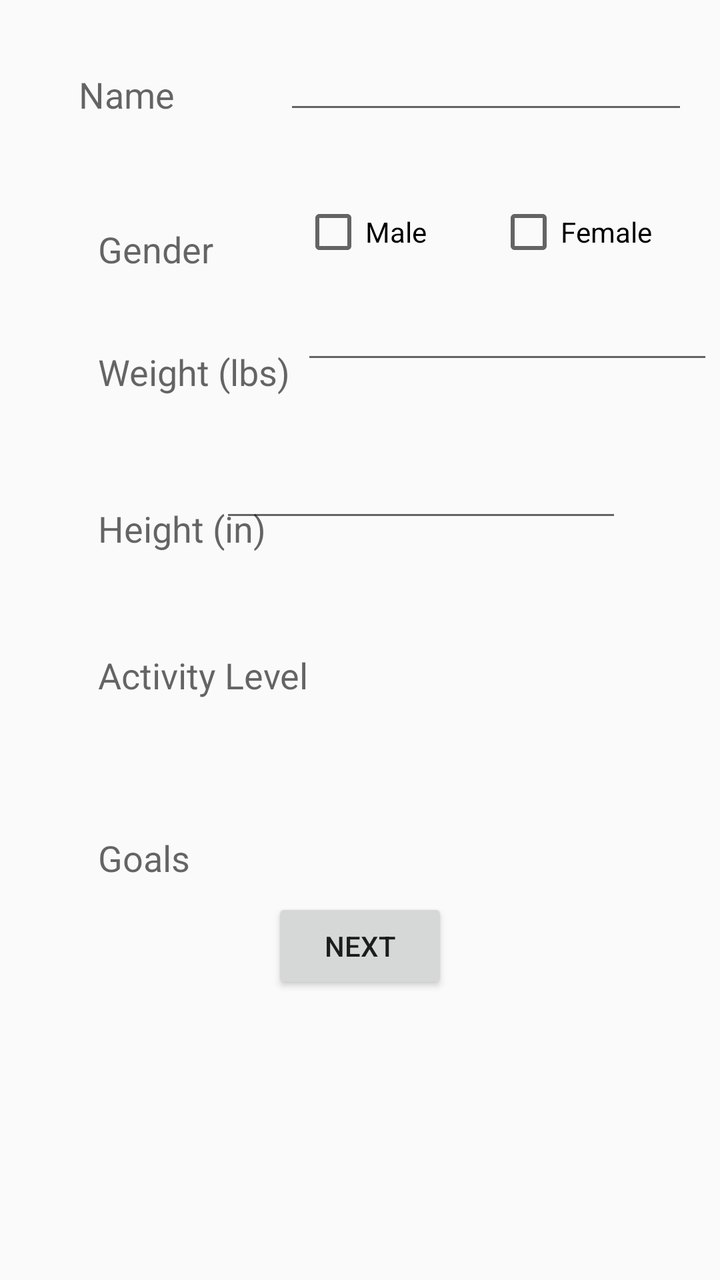
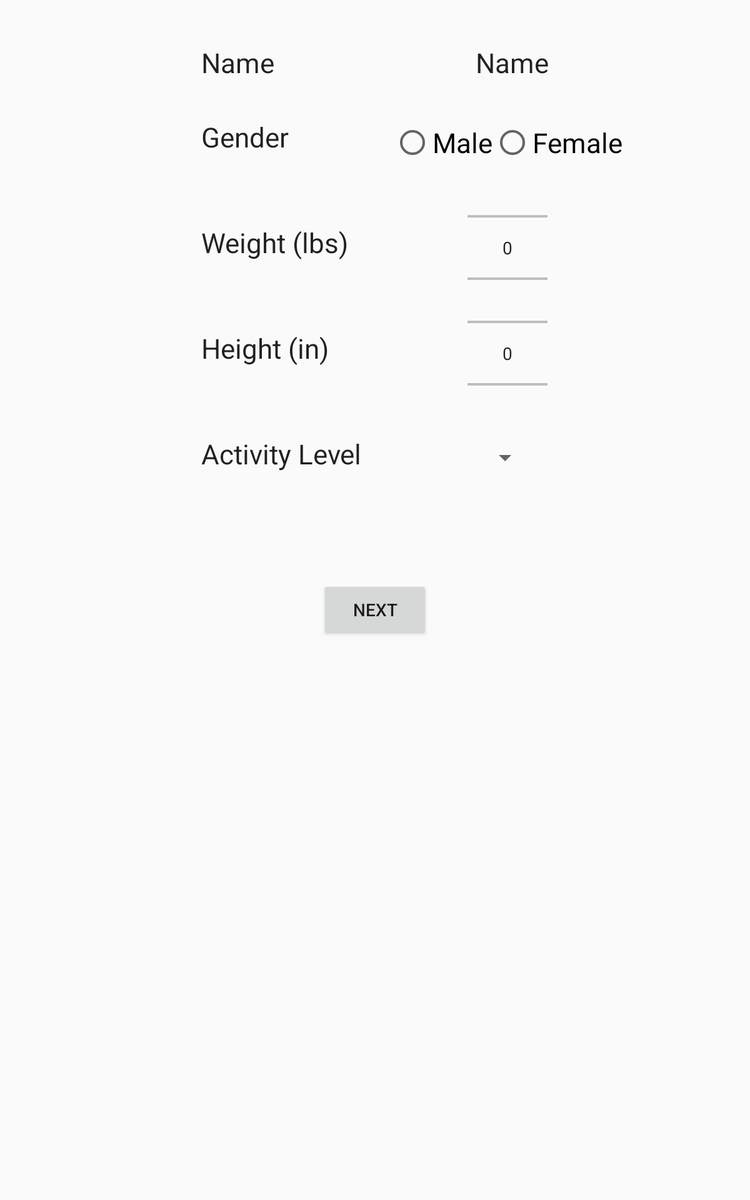

The same Android screen from two of the app's own layout files: first res/layout/ as a phone draws it, then the repository's variant for another configuration, drawn on a device whose configuration selects that folder. Both files follow.
<!-- AndroidManifest.xml: application theme AppTheme -->
<!-- res/layout/fragment_bio.xml -->
<?xml version="1.0" encoding="utf-8"?>
<android.support.constraint.ConstraintLayout xmlns:android="http://schemas.android.com/apk/res/android"
    xmlns:app="http://schemas.android.com/apk/res-auto"
    xmlns:tools="http://schemas.android.com/tools"
    android:orientation="vertical" android:layout_width="match_parent"
    android:layout_height="match_parent">

    <TextView
        android:layout_width="wrap_content"
        android:layout_height="wrap_content"
        android:text="@string/name"
        android:textAppearance="@android:style/TextAppearance.Material.Medium"
        android:id="@+id/textView4"
        android:layout_marginLeft="8dp"
        app:layout_constraintLeft_toLeftOf="parent"
        app:layout_constraintRight_toLeftOf="@+id/editText2"
        android:layout_marginRight="8dp"
        app:layout_constraintTop_toTopOf="parent"
        android:layout_marginTop="35dp"
        app:layout_constraintHorizontal_bias="0.401" />

    <EditText
        android:layout_width="202dp"
        android:layout_height="27dp"
        android:id="@+id/editText2"
        android:layout_marginRight="16dp"
        app:layout_constraintRight_toRightOf="parent"
        android:layout_marginTop="35dp"
        app:layout_constraintTop_toTopOf="parent" />

    <TextView
        android:layout_width="wrap_content"
        android:layout_height="wrap_content"
        android:textAppearance="@android:style/TextAppearance.Material.Medium"
        android:text="@string/gender"
        android:id="@+id/textView"
        android:layout_marginTop="53dp"
        app:layout_constraintTop_toBottomOf="@+id/textView4"
        android:layout_marginLeft="49dp"
        app:layout_constraintLeft_toLeftOf="parent" />
    <TextView
        android:layout_width="wrap_content"
        android:layout_height="wrap_content"
        android:textAppearance="@android:style/TextAppearance.Material.Medium"
        android:text="@string/weight"
        android:id="@+id/textView2"
        android:layout_marginTop="37dp"
        app:layout_constraintTop_toBottomOf="@+id/textView"
        android:layout_marginLeft="49dp"
        app:layout_constraintLeft_toLeftOf="parent" />
    <TextView
        android:layout_width="wrap_content"
        android:layout_height="wrap_content"
        android:textAppearance="@android:style/TextAppearance.Material.Medium"
        android:text="@string/height"
        android:id="@+id/textView5"
        android:layout_marginTop="54dp"
        app:layout_constraintTop_toBottomOf="@+id/textView2"
        android:layout_marginLeft="49dp"
        app:layout_constraintLeft_toLeftOf="parent"
        app:layout_constraintRight_toLeftOf="@+id/editText3"
        android:layout_marginRight="8dp"
        app:layout_constraintHorizontal_bias="0.0" />

    <TextView
        android:layout_width="wrap_content"
        android:layout_height="wrap_content"
        android:textAppearance="@android:style/TextAppearance.Material.Medium"
        android:text="@string/activity_levels"
        android:id="@+id/textView3"
        android:layout_marginTop="49dp"
        app:layout_constraintTop_toBottomOf="@+id/textView5"
        android:layout_marginLeft="49dp"
        app:layout_constraintLeft_toLeftOf="parent" />

    <TextView
        android:layout_width="wrap_content"
        android:layout_height="wrap_content"
        android:textAppearance="@android:style/TextAppearance.Material.Medium"
        android:text="@string/goals"
        android:id="@+id/textView6"
        android:layout_marginTop="67dp"
        app:layout_constraintTop_toBottomOf="@+id/textView3"
        android:layout_marginLeft="49dp"
        app:layout_constraintLeft_toLeftOf="parent" />

    <CheckBox
        android:id="@+id/checkBox"
        android:layout_width="wrap_content"
        android:layout_height="wrap_content"
        android:text="Male"
        android:layout_marginTop="38dp"
        app:layout_constraintTop_toBottomOf="@+id/editText2"
        app:layout_constraintRight_toLeftOf="@+id/checkBox2"
        android:layout_marginRight="35dp" />

    <CheckBox
        android:id="@+id/checkBox2"
        android:layout_width="wrap_content"
        android:layout_height="wrap_content"
        android:text="Female"
        android:layout_marginTop="38dp"
        app:layout_constraintTop_toBottomOf="@+id/editText2"
        android:layout_marginRight="34dp"
        app:layout_constraintRight_toRightOf="parent" />

    <EditText
        android:id="@+id/editText"
        android:layout_width="206dp"
        android:layout_height="29dp"
        android:ems="10"
        android:inputType="number"
        android:layout_marginRight="8dp"
        app:layout_constraintRight_toRightOf="parent"
        android:layout_marginLeft="8dp"
        android:layout_marginTop="26dp"
        app:layout_constraintTop_toBottomOf="@+id/checkBox2"
        app:layout_constraintHorizontal_bias="0.379"
        app:layout_constraintLeft_toRightOf="@+id/textView2" />

    <EditText
        android:id="@+id/editText3"
        android:layout_width="201dp"
        android:layout_height="34dp"
        android:ems="10"
        android:inputType="number"
        android:layout_marginRight="49dp"
        app:layout_constraintRight_toRightOf="parent"
        android:layout_marginTop="45dp"
        app:layout_constraintTop_toBottomOf="@+id/editText" />

    <Button
        android:id="@+id/bNext"
        android:layout_width="wrap_content"
        android:layout_height="wrap_content"
        android:layout_marginLeft="8dp"
        android:layout_marginRight="8dp"
        android:layout_marginTop="8dp"
        android:text="@string/next"
        app:layout_constraintLeft_toLeftOf="parent"
        app:layout_constraintRight_toRightOf="parent"
        app:layout_constraintTop_toBottomOf="@+id/textView6" />


</android.support.constraint.ConstraintLayout>
<!-- resources referenced by this layout -->
<resources>
  <string name="activity_levels">Activity Level</string>
  <string name="gender">Gender</string>
  <string name="goals">Goals</string>
  <string name="height">Height (in)</string>
  <string name="name">Name</string>
  <string name="next">NEXT</string>
  <string name="weight">Weight (lbs)</string>
  <style name="AppTheme" parent="Theme.AppCompat.Light.DarkActionBar">
          
          <item name="colorPrimary">@color/colorPrimary</item>
          <item name="colorPrimaryDark">@color/colorPrimaryDark</item>
          <item name="colorAccent">@color/colorAccent</item>
          <item name="menu_colorNormal">@color/colorAccent</item>
      </style>
</resources>
<!-- res/layout-sw600dp/fragment_bio.xml (the repository's variant of the layout above) -->
<!-- drawn on a 7-inch tablet held upright -->
<?xml version="1.0" encoding="utf-8"?>
<ScrollView
    xmlns:android="http://schemas.android.com/apk/res/android"
    xmlns:app="http://schemas.android.com/apk/res-auto"
    xmlns:tools="http://schemas.android.com/tools"
    android:orientation="vertical" android:layout_width="match_parent"
    android:layout_height="match_parent">
    <android.support.constraint.ConstraintLayout
        android:layout_height="match_parent"
        android:layout_width="match_parent">

        <TextView
            android:layout_width="wrap_content"
            android:layout_height="wrap_content"
            android:text="@string/name"
            android:textAppearance="@android:style/TextAppearance.Material.Large"
            android:id="@+id/textView4"
            app:layout_constraintTop_toTopOf="parent"
            android:layout_marginTop="35dp"
            app:layout_constraintLeft_toLeftOf="parent"
            app:layout_constraintRight_toLeftOf="@+id/etFullName" />

        <TextView
            android:layout_width="wrap_content"
            android:layout_height="wrap_content"
            android:id="@+id/etFullName"
            tools:text="@string/name"
            android:textAppearance="@android:style/TextAppearance.Material.Large"
            app:layout_constraintTop_toTopOf="@+id/textView4"
            android:layout_marginTop="8dp"
            app:layout_constraintBottom_toBottomOf="@+id/textView4"
            app:layout_constraintRight_toRightOf="parent"
            app:layout_constraintVertical_bias="1.0"
            app:layout_constraintLeft_toRightOf="@+id/textView4" />

        <TextView
            android:layout_width="wrap_content"
            android:layout_height="wrap_content"
            android:textAppearance="@android:style/TextAppearance.Material.Large"
            android:text="@string/gender"
            android:id="@+id/textView"
            android:layout_marginTop="30dp"
            app:layout_constraintTop_toBottomOf="@+id/textView4"
            app:layout_constraintLeft_toLeftOf="@+id/textView4" />

        <TextView
            android:layout_width="wrap_content"
            android:layout_height="wrap_content"
            android:textAppearance="@android:style/TextAppearance.Material.Large"
            android:text="@string/weight"
            android:id="@+id/textView2"
            android:layout_marginTop="55dp"
            app:layout_constraintTop_toBottomOf="@+id/textView"
            app:layout_constraintLeft_toLeftOf="@+id/textView" />
        <NumberPicker
            android:layout_width="wrap_content"
            android:layout_height="70dp"
            android:theme="@style/NumberPickerText"
            android:id="@+id/npBioWeight"
            app:layout_constraintTop_toTopOf="@+id/textView2"
            android:layout_marginTop="8dp"
            app:layout_constraintBottom_toBottomOf="@+id/textView2"
            android:layout_marginLeft="8dp"
            app:layout_constraintLeft_toLeftOf="@+id/radioGroup"
            android:layout_marginRight="8dp"
            app:layout_constraintRight_toRightOf="@+id/radioGroup"
            android:layout_marginStart="8dp"
            android:layout_marginEnd="8dp"
            android:scrollbarSize="50dp"/>

        <TextView
            android:layout_width="wrap_content"
            android:layout_height="wrap_content"
            android:text="@string/height"
            android:textAppearance="@android:style/TextAppearance.Material.Large"
            android:id="@+id/textView5"
            android:layout_marginTop="55dp"
            app:layout_constraintTop_toBottomOf="@+id/textView2"
            app:layout_constraintLeft_toLeftOf="@+id/textView2" />

        <NumberPicker
            android:layout_width="wrap_content"
            android:layout_height="70dp"
            android:theme="@style/NumberPickerText"
            android:textAppearance="@android:style/TextAppearance.Material.Large"
            app:layout_constraintTop_toTopOf="@+id/textView5"
            android:layout_marginTop="8dp"
            app:layout_constraintBottom_toBottomOf="@+id/textView5"
            android:layout_marginLeft="8dp"
            app:layout_constraintLeft_toLeftOf="@+id/npBioWeight"
            app:layout_constraintRight_toRightOf="@+id/npBioWeight"
            android:layout_marginStart="8dp"
            android:layout_marginEnd="8dp"
            android:id="@+id/npBioHeight" />

        <TextView
            android:layout_width="wrap_content"
            android:layout_height="wrap_content"
            android:textAppearance="@android:style/TextAppearance.Material.Large"
            android:text="@string/activity_levels"
            android:id="@+id/textView3"
            android:layout_marginTop="55dp"
            app:layout_constraintTop_toBottomOf="@+id/textView5"
            app:layout_constraintLeft_toLeftOf="@+id/textView5" />

        <Button
            android:id="@+id/bNext"
            android:layout_width="wrap_content"
            android:layout_height="wrap_content"
            android:text="@string/next"
            android:layout_marginTop="86dp"
            app:layout_constraintTop_toBottomOf="@+id/textView3"
            android:layout_marginLeft="8dp"
            app:layout_constraintLeft_toLeftOf="parent"
            android:layout_marginRight="8dp"
            app:layout_constraintRight_toRightOf="parent"
            android:layout_marginStart="8dp"
            android:layout_marginEnd="8dp" />

        <RadioGroup
            android:layout_width="wrap_content"
            android:layout_height="wrap_content"
            android:orientation="horizontal"
            app:layout_constraintTop_toTopOf="@+id/textView"
            android:layout_marginTop="8dp"
            app:layout_constraintBottom_toBottomOf="@+id/textView"
            app:layout_constraintLeft_toLeftOf="@+id/etFullName"
            app:layout_constraintVertical_bias="0.444"
            android:layout_marginRight="8dp"
            app:layout_constraintRight_toRightOf="@+id/etFullName"
            android:id="@+id/radioGroup"
            android:layout_marginEnd="8dp">

            <RadioButton
                android:layout_width="wrap_content"
                android:layout_height="wrap_content"
                android:id="@+id/rbMale"
                android:text="@string/male"
                android:textAppearance="@android:style/TextAppearance.Material.Large"/>

            <RadioButton
                android:layout_width="wrap_content"
                android:layout_height="wrap_content"
                android:id="@+id/rbFemale"
                android:text="@string/female"
                android:textAppearance="@android:style/TextAppearance.Material.Large"/>
        </RadioGroup>

        <Spinner
            android:id="@+id/spinner"
            android:layout_width="wrap_content"
            android:layout_height="wrap_content"
            android:theme="@style/NumberPickerText"
            app:layout_constraintTop_toTopOf="@+id/textView3"
            android:textAppearance="@android:style/TextAppearance.Material.Large"
            android:layout_marginTop="8dp"
            app:layout_constraintBottom_toBottomOf="@+id/textView3"
            app:layout_constraintRight_toRightOf="@+id/npBioHeight"
            app:layout_constraintLeft_toLeftOf="@+id/npBioHeight"
            app:layout_constraintHorizontal_bias="0.4"
            app:layout_constraintVertical_bias="0.8" />


    </android.support.constraint.ConstraintLayout>
</ScrollView>
<!-- resources referenced by the variant -->
<!-- as a 7-inch tablet held upright resolves them -->
<resources>
  <string name="activity_levels">Activity Level</string>
  <string name="female">Female</string>
  <string name="gender">Gender</string>
  <string name="height">Height (in)</string>
  <string name="male">Male</string>
  <string name="name">Name</string>
  <string name="next">NEXT</string>
  <string name="weight">Weight (lbs)</string>
  <style name="AppTheme" parent="Theme.AppCompat.Light.DarkActionBar">
          
          <item name="colorPrimary">@color/colorPrimary</item>
          <item name="colorPrimaryDark">@color/colorPrimaryDark</item>
          <item name="colorAccent">@color/colorAccent</item>
          <item name="menu_colorNormal">@color/colorAccent</item>
      </style>
</resources>
